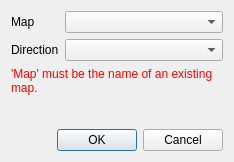
<?xml version="1.0" encoding="UTF-8"?>
<ui version="4.0">
 <class>NewMapConnectionDialog</class>
 <widget class="QDialog" name="NewMapConnectionDialog">
  <property name="geometry">
   <rect>
    <x>0</x>
    <y>0</y>
    <width>234</width>
    <height>162</height>
   </rect>
  </property>
  <property name="windowTitle">
   <string>Add New Map Connection</string>
  </property>
  <layout class="QVBoxLayout" name="verticalLayout">
   <item>
    <widget class="QFrame" name="frame">
     <property name="frameShape">
      <enum>QFrame::NoFrame</enum>
     </property>
     <property name="frameShadow">
      <enum>QFrame::Plain</enum>
     </property>
     <layout class="QFormLayout" name="formLayout_2">
      <property name="leftMargin">
       <number>0</number>
      </property>
      <property name="topMargin">
       <number>0</number>
      </property>
      <property name="rightMargin">
       <number>0</number>
      </property>
      <property name="bottomMargin">
       <number>0</number>
      </property>
      <item row="0" column="0">
       <widget class="QLabel" name="label_Map">
        <property name="text">
         <string>Map</string>
        </property>
       </widget>
      </item>
      <item row="0" column="1">
       <widget class="NoScrollComboBox" name="comboBox_Map">
        <property name="toolTip">
         <string>The name of the map to connect to the current map.</string>
        </property>
       </widget>
      </item>
      <item row="1" column="0">
       <widget class="QLabel" name="label_Direction">
        <property name="text">
         <string>Direction</string>
        </property>
       </widget>
      </item>
      <item row="1" column="1">
       <widget class="NoScrollComboBox" name="comboBox_Direction">
        <property name="toolTip">
         <string>Where the connected map should be positioned relative to the current map.</string>
        </property>
       </widget>
      </item>
      <item row="2" column="0" colspan="2">
       <widget class="QLabel" name="label_Warning">
        <property name="styleSheet">
         <string notr="true">color: rgb(255, 0, 0)</string>
        </property>
        <property name="text">
         <string>'Map' must be the name of an existing map.</string>
        </property>
        <property name="wordWrap">
         <bool>true</bool>
        </property>
       </widget>
      </item>
     </layout>
    </widget>
   </item>
   <item>
    <widget class="QDialogButtonBox" name="buttonBox">
     <property name="orientation">
      <enum>Qt::Horizontal</enum>
     </property>
     <property name="standardButtons">
      <set>QDialogButtonBox::Cancel|QDialogButtonBox::Ok</set>
     </property>
    </widget>
   </item>
  </layout>
 </widget>
 <customwidgets>
  <customwidget>
   <class>NoScrollComboBox</class>
   <extends>QComboBox</extends>
   <header>noscrollcombobox.h</header>
  </customwidget>
 </customwidgets>
 <resources/>
 <connections>
  <connection>
   <sender>buttonBox</sender>
   <signal>accepted()</signal>
   <receiver>NewMapConnectionDialog</receiver>
   <slot>accept()</slot>
   <hints>
    <hint type="sourcelabel">
     <x>20</x>
     <y>20</y>
    </hint>
    <hint type="destinationlabel">
     <x>20</x>
     <y>20</y>
    </hint>
   </hints>
  </connection>
  <connection>
   <sender>buttonBox</sender>
   <signal>rejected()</signal>
   <receiver>NewMapConnectionDialog</receiver>
   <slot>reject()</slot>
   <hints>
    <hint type="sourcelabel">
     <x>20</x>
     <y>20</y>
    </hint>
    <hint type="destinationlabel">
     <x>20</x>
     <y>20</y>
    </hint>
   </hints>
  </connection>
 </connections>
</ui>
